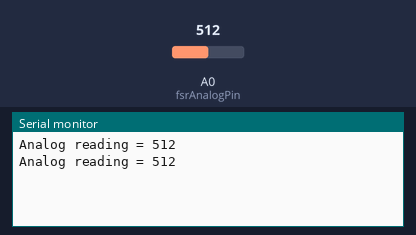
The sketch below on a simulated ESP8266 (NodeMCU). On the bench: the last lines printed to the serial monitor. Inputs (shaded band) come from the test bench; at power-on: A0 (fsrAnalogPin) = 512. WiFi joins after 1.5 s; servers stay silent unless stated.

Above: at 3.0 s.
3.1 s: A0 (fsrAnalogPin) set to 716
At 4.4 s:
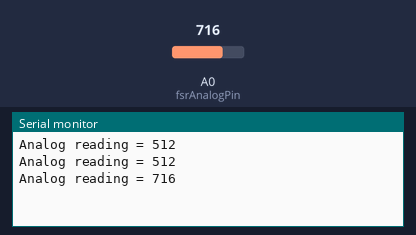
4.6 s: A0 (fsrAnalogPin) set to 900
At 5.6 s:
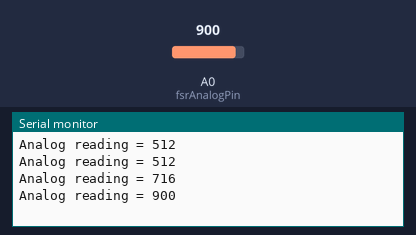
Timing chart, 0 to 7.6 s (numbered marks = the images above; inputs shaded):
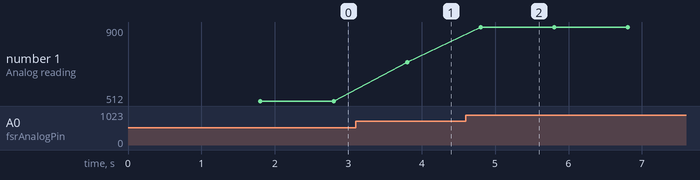

Measured:
- after the input at 3.1 s, the serial monitor: prints a new line after 0.71 s (image 1)
- after the input at 4.6 s, the serial monitor: prints a new line after 0.21 s (image 2)
- plotted number 1: 512 → 716 after the input at 3.1 s, 716 → 900 after the input at 4.6 s

The sketch:

Working_Code_BlynkSimpleEsp8266.h_.ino
```cpp
#define BLYNK_PRINT Serial
#include <ESP8266WiFi.h>
#include <BlynkSimpleEsp8266.h>

// You should get Auth Token in the Blynk App.
// Go to the Project Settings (nut icon).

char auth[] = "d907d4e972544b41a107de9c9bd2bd35";

// Your WiFi credentials.
// Set password to "" for open networks.
char ssid[] = "iPhone";
char pass[] = "diarra10";

int fsrAnalogPin = A0; // FSR is connected to analog A0
     // connect Red LED to pin 11 (PWM pin)
int fsrReading;      // the analog reading from the FSR resistor divider
int LEDbrightness;


BlynkTimer timer;

void youHaveMail()
{

}

void setup()
{
  // Debug console
  Serial.begin(9600);

  Blynk.begin(auth, ssid, pass);
  // You can also specify server:
  //Blynk.begin(auth, ssid, pass, "blynk-cloud.com", 8442);
  //Blynk.begin(auth, ssid, pass, IPAddress(192,168,1,100), 8442);

  // Notify immediately on startup
  Blynk.notify("Checking For Mail...");
  // Setup a function to be called every minute
}

void loop()
{
  Blynk.run();
  timer.run();

  fsrReading = analogRead(fsrAnalogPin);
  Serial.print("Analog reading = ");
  Serial.println(fsrReading);

  Blynk.virtualWrite(V1, fsrReading);

  if (fsrReading < 315){
  Blynk.notify(String("You've Got Mail!"));
  }

  delay(1000);

}
```
